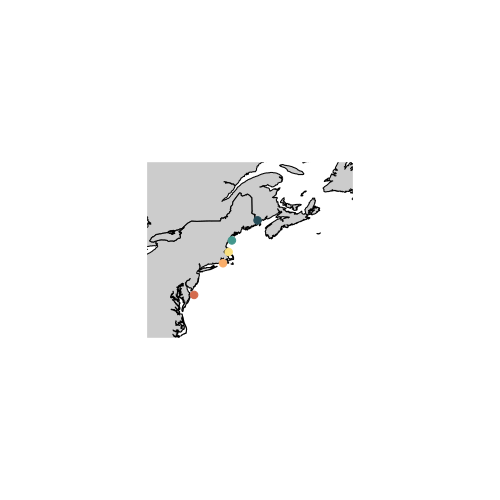

Here is the R script that generated this plot:
# Followed the tutorial from https://www.zoology.ubc.ca/~kgilbert/mysite/Miscellaneous_files/R_MakingMaps.pdf

# libraries
library(sp)
library(maptools)
gpclibPermit()
library(maps)
library(mapdata)
library(mapproj)

sites = read.delim("sites.txt", sep = "\t", header = T)


map(database = "world",
    projection = "gilbert",
    xlim = c(-170, -20),
    ylim = c(20, 80),
    col = "gray80",
    fill = TRUE, 
    orientation = c(90,0,300))



plot = map("worldHires",
    xlim = c(-77, -59),
    ylim = c(35,50),
    col = "gray80", 
    fill = TRUE)

colours = c("Robbinston" = "#264D59", "Kettle Cove" = "#43978D","Beverly" = "#F9E07F", "Newport" = "#F9AD6A","Cape May" = "#D46C4E")


points(sites$Long, sites$Lat, pch = 19, col = colours)

ggsave("plot.pdf", plot)
